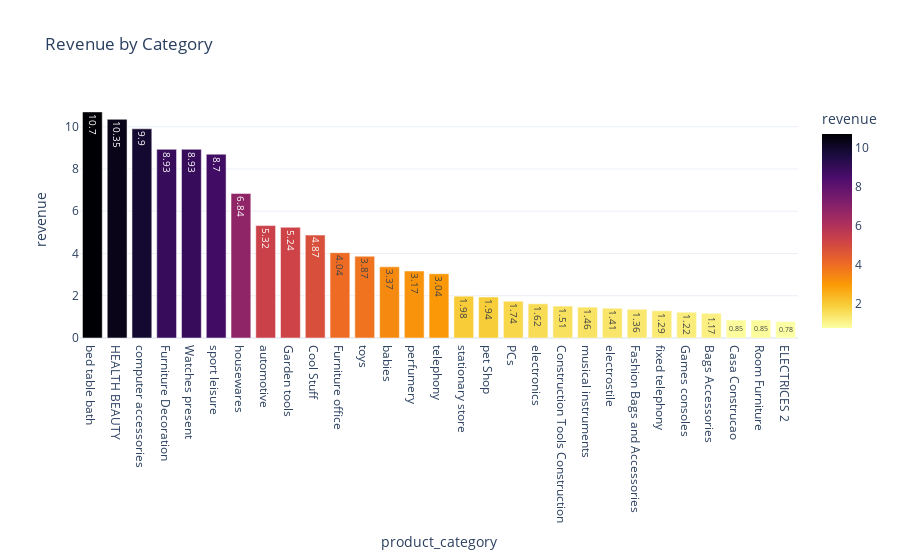

The notebook cell saved with this chart:
### Code cell
fig = px.bar(top , x = 'product_category' ,y = 'revenue',color = 'revenue', 
             color_continuous_scale= 'Inferno_r',
             text = 'revenue', title= 'Revenue by Category')
fig.update_traces( textposition = 'inside')
fig.show()

### Figure 1 — Plotly figure (JSON) as saved in the notebook; plotly's stock layout.template omitted (floating-point values rounded to 4 significant figures)
{"data": [{"hovertemplate": "product_category=%{x}<br>revenue=%{marker.color}<extra></extra>", "legendgroup": "", "marker": {"color": [10.7, 10.35, 9.9, 8.93, 8.93, 8.7, 6.84, 5.32, 5.24, 4.87, 4.04, 3.87, 3.37, 3.17, 3.04, 1.98, 1.94, 1.74, 1.62, 1.58, 1.51, 1.46, 1.41, 1.36, 1.29, 1.22, 1.17, 0.85, 0.85, 0.78], "coloraxis": "coloraxis", "pattern": {"shape": ""}}, "name": "", "orientation": "v", "showlegend": false, "text": [10.7, 10.35, 9.9, 8.93, 8.93, 8.7, 6.84, 5.32, 5.24, 4.87, 4.04, 3.87, 3.37, 3.17, 3.04, 1.98, 1.94, 1.74, 1.62, 1.58, 1.51, 1.46, 1.41, 1.36, 1.29, 1.22, 1.17, 0.85, 0.85, 0.78], "textposition": "inside", "type": "bar", "x": ["bed table bath", "HEALTH BEAUTY", "computer accessories", "Furniture Decoration", "Watches present", "sport leisure", "housewares", "automotive", "Garden tools", "Cool Stuff", "Furniture office", "toys", "babies", "perfumery", "telephony", "stationary store", "pet Shop", "PCs", "electronics", null, "Construction Tools Construction", "musical instruments", "electrostile", "Fashion Bags and Accessories", "fixed telephony", "Games consoles", "Bags Accessories", "Casa Construcao", "Room Furniture", "ELECTRICES 2"], "xaxis": "x", "y": [10.7, 10.35, 9.9, 8.93, 8.93, 8.7, 6.84, 5.32, 5.24, 4.87, 4.04, 3.87, 3.37, 3.17, 3.04, 1.98, 1.94, 1.74, 1.62, 1.58, 1.51, 1.46, 1.41, 1.36, 1.29, 1.22, 1.17, 0.85, 0.85, 0.78], "yaxis": "y"}], "layout": {"barmode": "relative", "coloraxis": {"colorbar": {"title": {"text": "revenue"}}, "colorscale": [[0, "#fcffa4"], [0.1111, "#f7d13d"], [0.2222, "#fb9b06"], [0.3333, "#ed6925"], [0.4444, "#cf4446"], [0.5556, "#a52c60"], [0.6667, "#781c6d"], [0.7778, "#4a0c6b"], [0.8889, "#1b0c41"], [1, "#000004"]]}, "legend": {"tracegroupgap": 0}, "title": {"text": "Revenue by Category"}, "xaxis": {"anchor": "y", "domain": [0, 1], "title": {"text": "product_category"}}, "yaxis": {"anchor": "x", "domain": [0, 1], "title": {"text": "revenue"}}}}
